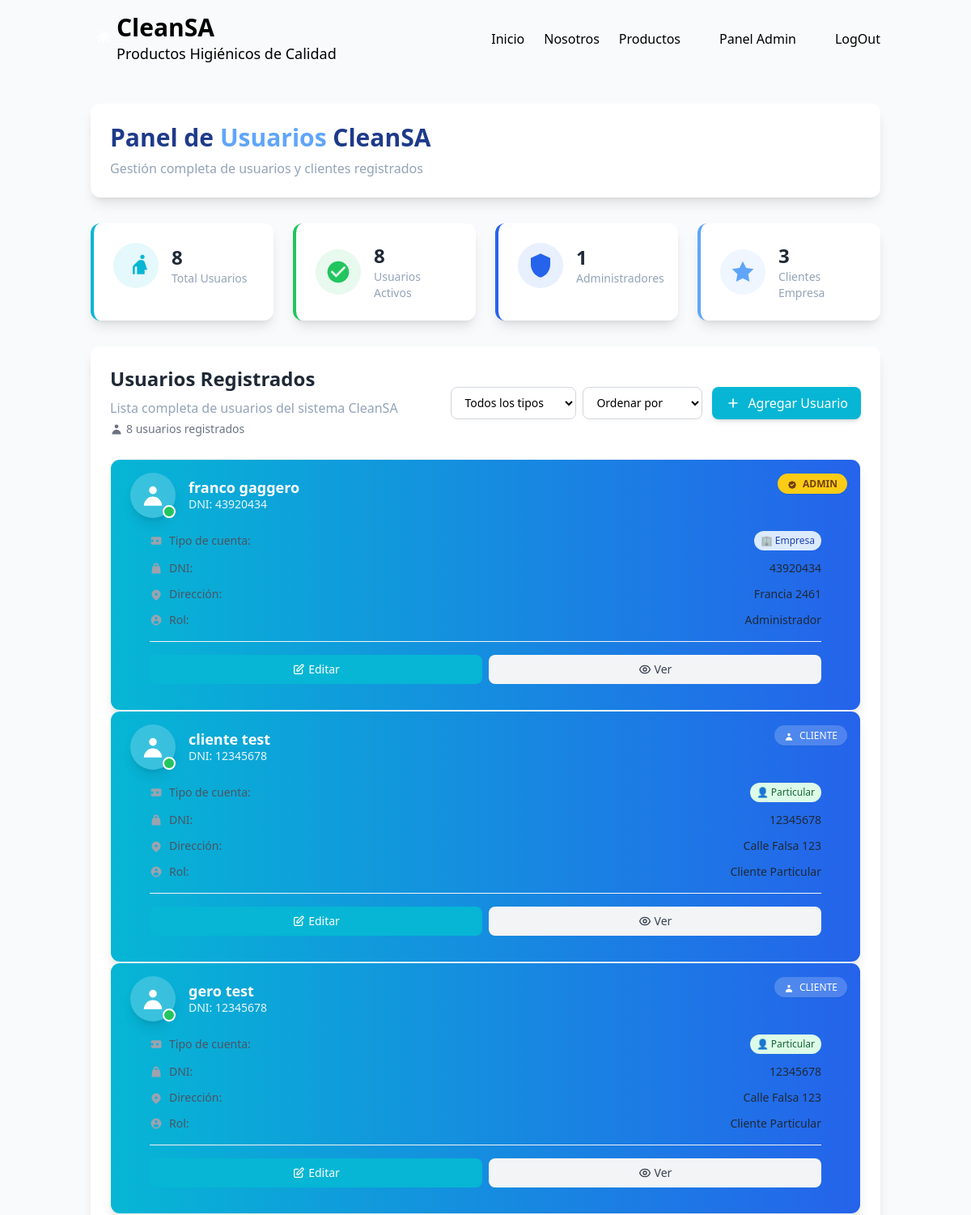
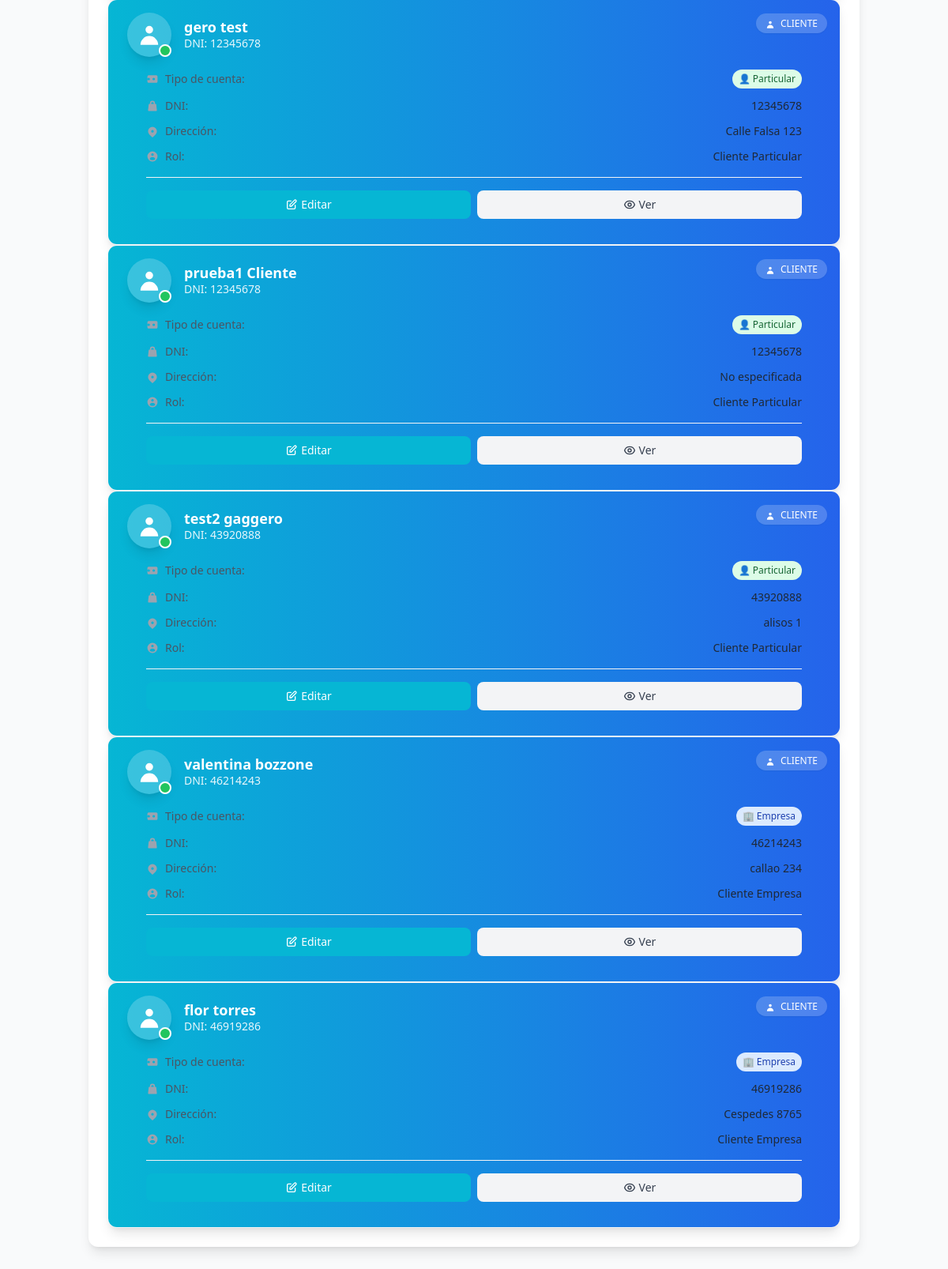
/admin/users/panel (signed in), run on the app's committed database (2 pictures, top to bottom).
### app/models.py (models this page shows, shortened)
class Usuario (database.Model, UserMixin):
    __tablename__ = 'usuarios'
    id = database.Column(database.Integer, primary_key=True)
    nombre = database.Column(database.String(100), nullable=False)
    apellido = database.Column(database.String(100), nullable=False)
    password = database.Column(database.String(200), nullable=False)
    dni = database.Column(database.Integer, nullable=False)
    direccion = database.Column(database.String(100), nullable=False)
    fk_tipousuario = database.Column(database.Integer,database.ForeignKey('tipousuarios.id'), nullable=False)
    tipo = database.Column(database.Boolean, nullable=False)
    tipo_usuario = database.relationship('TipoUsuario', backref='usuarios')
    """"Verificación de tipo de usuario"""
    @property
    def es_admin(self):
        return self.fk_tipousuario == 1
    @property
    def es_empresa(self):
        return self.tipo == True

### app/blueprints/users.py (the view)
@users_bp.route('/panel')
def panel():
    usuarios = Usuario.query.all()
    return render_template('panel_usuarios.html', usuarios=usuarios)

### app/templates/panel_usuarios.html (shortened to what this page needs)
    <!DOCTYPE html>
<html lang="es">
<head>
    <script src="https://cdn.tailwindcss.com"></script>
</head>
<body class="bg-smoke-white min-h-screen">
    {% include 'components/nav.html' %}
    <main class="container mx-auto px-6 py-8">
        <div class="bg-white rounded-xl shadow-lg p-6 mb-8">
            <div class="flex flex-col md:flex-row md:items-center md:justify-between">
                <div>
                    <h1 class="text-3xl font-bold text-dark-teal mb-2">Panel de <span class="text-light-blue">Usuarios</span> CleanSA</h1>
                    <p class="text-soft-gray">Gestión completa de usuarios y clientes registrados</p>
                </div>
            </div>
        </div>
        <div class="grid grid-cols-1 md:grid-cols-4 gap-6 mb-8">
            <div class="bg-white rounded-xl shadow-lg p-6 border-l-4 border-light-teal">
                <div class="flex items-center">
                    <div class="bg-light-teal bg-opacity-10 rounded-full p-3 mr-4">
                        <svg class="w-8 h-8 text-light-teal" fill="currentColor" viewBox="0 0 24 24">
                            <path d="M16 4c0-1.11.89-2 2-2s2 .89 2 2-.89 2-2 2-2-.89-2-2zm4 18v-6h2.5l-2.54-7.63A2.996 2.996 0 0 0 17.05 7H16c-.8 0-1.54.31-2.1.83l-3.88 3.88C9.43 12.3 9 13.1 9 14v6h2v-6c0-.55.45-1 1-1h1v7h7z"/>
                        </svg>
                    </div>
                    <div>
                        <h3 class="text-2xl font-bold text-gray-800">{{ usuarios|length if usuarios else 0 }}</h3>
                        <p class="text-soft-gray text-sm">Total Usuarios</p>
                    </div>
                </div>
            </div>
            <div class="bg-white rounded-xl shadow-lg p-6 border-l-4 border-warm-green">
                <div class="flex items-center">
                    <div class="bg-warm-green bg-opacity-10 rounded-full p-3 mr-4">
                        <svg class="w-8 h-8 text-warm-green" fill="currentColor" viewBox="0 0 24 24">
                            <path d="M12 2C6.48 2 2 6.48 2 12s4.48 10 10 10 10-4.48 10-10S17.52 2 12 2zm-2 15l-5-5 1.41-1.41L10 14.17l7.59-7.59L19 8l-9 9z"/>
                        </svg>
                    </div>
                    <div>
                        <h3 class="text-2xl font-bold text-gray-800">{{ usuarios|length if usuarios else 0 }}</h3>
                        <p class="text-soft-gray text-sm">Usuarios Activos</p>
                    </div>
                </div>
            </div>
            <div class="bg-white rounded-xl shadow-lg p-6 border-l-4 border-pro-blue">
                <div class="flex items-center">
                    <div class="bg-pro-blue bg-opacity-10 rounded-full p-3 mr-4">
                        <svg class="w-8 h-8 text-pro-blue" fill="currentColor" viewBox="0 0 24 24">
                            <path d="M12 1L3 5v6c0 5.55 3.84 10.74 9 12 5.16-1.26 9-6.45 9-12V5l-9-4z"/>
                        </svg>
                    </div>
                    <div>
                        <h3 class="text-2xl font-bold text-gray-800">
                            {% set admin_count = usuarios|selectattr('es_admin')|list|length if usuarios else 0 %}
                            {{ admin_count }}
                        </h3>
                        <p class="text-soft-gray text-sm">Administradores</p>
                    </div>
                </div>
            </div>
            <div class="bg-white rounded-xl shadow-lg p-6 border-l-4 border-light-blue">
                <div class="flex items-center">
                    <div class="bg-light-blue bg-opacity-10 rounded-full p-3 mr-4">
                        <svg class="w-8 h-8 text-light-blue" fill="currentColor" viewBox="0 0 24 24">
                            <path d="M12 2l3.09 6.26L22 9.27l-5 4.87 1.18 6.88L12 17.77l-6.18 3.25L7 14.14 2 9.27l6.91-1.01L12 2z"/>
                        </svg>
                    </div>
                    <div>
                        <h3 class="text-2xl font-bold text-gray-800">
                            {% set empresa_count = usuarios|selectattr('es_empresa')|list|length if usuarios else 0 %}
                            {{ empresa_count }}
                        </h3>
                        <p class="text-soft-gray text-sm">Clientes Empresa</p>
                    </div>
                </div>
            </div>
        </div>
        <div class="bg-white rounded-xl shadow-lg p-6">
            <div class="flex flex-col md:flex-row md:items-center md:justify-between mb-6">
                <div>
                    <h2 class="text-2xl font-bold text-gray-800 mb-2">Usuarios Registrados</h2>
                    <p class="text-soft-gray">Lista completa de usuarios del sistema CleanSA</p>
                    <p class="text-sm text-gray-500 mt-1">
                        <span class="inline-flex items-center">
                            <svg class="w-4 h-4 mr-1" fill="currentColor" viewBox="0 0 20 20">
                                <path fill-rule="evenodd" d="M10 9a3 3 0 100-6 3 3 0 000 6zm-7 9a7 7 0 1114 0H3z" clip-rule="evenodd"/>
                            </svg>
                            {{ usuarios|length if usuarios else 0 }} usuario{{ 's' if usuarios and usuarios|length != 1 else '' }} registrado{{ 's' if usuarios and usuarios|length != 1 else '' }}
                        </span>
                    </p>
                </div>
                <div class="mt-4 md:mt-0 flex flex-col sm:flex-row gap-3">
                    {% if usuarios and usuarios|length > 0 %}
                    <div class="flex gap-2">
                        <select class="bg-white border border-gray-300 rounded-lg px-3 py-2 text-sm focus:ring-2 focus:ring-pro-blue focus:border-pro-blue">
                            <option value="">Todos los tipos</option>
                        </select>
                        <select class="bg-white border border-gray-300 rounded-lg px-3 py-2 text-sm focus:ring-2 focus:ring-pro-blue focus:border-pro-blue">
                            <option value="">Ordenar por</option>
                        </select>
                    </div>
                    {% endif %}
                    <button class="bg-light-teal hover:bg-pro-blue text-white font-medium py-2 px-4 rounded-lg transition-colors duration-200 flex items-center shadow-md hover:shadow-lg whitespace-nowrap">
                        <svg class="w-5 h-5 mr-2" fill="none" stroke="currentColor" viewBox="0 0 24 24">
                            <path stroke-linecap="round" stroke-linejoin="round" stroke-width="2" d="M12 6v6m0 0v6m0-6h6m-6 0H6"/>
                        </svg>
                        Agregar Usuario
                    </button>
                </div>
            </div>
            {% if usuarios and usuarios|length > 0 %}
                <div class="users-grid">
                    {% for usuario in usuarios %}
                        <div class="user-card">
                            {% include 'components/usuario.html' %}
                        </div>
                    {% endfor %}
                </div>
            {% endif %}
        </div>
    </main>
</body>
</html>

### app/templates/components/usuario.html (shortened to what this page needs)
<div class="w-full bg-white rounded-xl shadow-lg hover:shadow-xl transition-all duration-300 border border-gray-100 overflow-hidden group h-full flex flex-col">
    <div class="bg-gradient-to-r from-light-teal to-pro-blue px-6 py-4 relative">
        <div class="flex items-center">
            <div class="relative">
                <div class="w-14 h-14 rounded-full bg-white bg-opacity-20 border-3 border-white shadow-lg flex items-center justify-center">
                    <svg class="w-8 h-8 text-white" fill="currentColor" viewBox="0 0 20 20">
                        <path fill-rule="evenodd" d="M10 9a3 3 0 100-6 3 3 0 000 6zm-7 9a7 7 0 1114 0H3z" clip-rule="evenodd"/>
                    </svg>
                </div>
                <div class="absolute bottom-0 right-0 w-4 h-4 bg-warm-green rounded-full border-2 border-white"></div>
            </div>
            <div class="ml-4 flex-1">
                <h3 class="text-lg font-bold text-white leading-tight">{{ usuario.nombre }} {{ usuario.apellido }}</h3>
                <p class="text-white text-sm opacity-90">DNI: {{ usuario.dni }}</p>
            </div>
        </div>
        <div class="absolute top-4 right-4">
            {% if usuario.es_admin %}
                <span class="bg-yellow-400 text-yellow-900 px-3 py-1 rounded-full text-xs font-bold shadow-sm">
                    ADMIN
                </span>
            {% else %}
                <span class="bg-white bg-opacity-20 text-white px-3 py-1 rounded-full text-xs font-medium shadow-sm backdrop-blur-sm">
                    <svg class="w-3 h-3 inline mr-1" fill="currentColor" viewBox="0 0 20 20">
                        <path fill-rule="evenodd" d="M10 9a3 3 0 100-6 3 3 0 000 6zm-7 9a7 7 0 1114 0H3z" clip-rule="evenodd"/>
                    </svg>
                    CLIENTE
                </span>
            {% endif %}
    </div>
    <div class="px-6 py-4 flex-1 flex flex-col">
        <div class="space-y-3 mb-4 flex-1">
            <div class="flex items-center justify-between">
                <div class="flex items-center">
                    <svg class="w-4 h-4 text-gray-400 mr-2" fill="currentColor" viewBox="0 0 20 20">
                        <path fill-rule="evenodd" d="M4 4a2 2 0 00-2 2v8a2 2 0 002 2h12a2 2 0 002-2V6a2 2 0 00-2-2H4zm2 6a2 2 0 11-4 0 2 2 0 014 0zm8 0a2 2 0 11-4 0 2 2 0 014 0z" clip-rule="evenodd"/>
                    </svg>
                    <span class="text-sm text-gray-600">Tipo de cuenta:</span>
                </div>
                {% if usuario.es_empresa %}
                    <span class="bg-blue-100 text-blue-800 px-2 py-1 rounded-full text-xs font-medium">
                        🏢 Empresa
                    </span>
                {% else %}
                    <span class="bg-green-100 text-green-800 px-2 py-1 rounded-full text-xs font-medium">
                        👤 Particular
                    </span>
                {% endif %}
            </div>
            <div class="flex items-center justify-between">
                <div class="flex items-center">
                    <svg class="w-4 h-4 text-gray-400 mr-2" fill="currentColor" viewBox="0 0 20 20">
                        <path fill-rule="evenodd" d="M10 2a4 4 0 00-4 4v1H5a1 1 0 00-.994.89l-1 9A1 1 0 004 18h12a1 1 0 00.994-1.11l-1-9A1 1 0 0015 7h-1V6a4 4 0 00-4-4zM8 6a2 2 0 114 0v1H8V6z" clip-rule="evenodd"/>
                    </svg>
                    <span class="text-sm text-gray-600">DNI:</span>
                </div>
                <span class="text-sm font-medium text-gray-800">{{ usuario.dni }}</span>
            </div>
            <div class="flex items-start justify-between">
                <div class="flex items-center">
                    <svg class="w-4 h-4 text-gray-400 mr-2 mt-0.5" fill="currentColor" viewBox="0 0 20 20">
                        <path fill-rule="evenodd" d="M5.05 4.05a7 7 0 119.9 9.9L10 18.9l-4.95-4.95a7 7 0 010-9.9zM10 11a2 2 0 100-4 2 2 0 000 4z" clip-rule="evenodd"/>
                    </svg>
                    <span class="text-sm text-gray-600">Dirección:</span>
                </div>
                <span class="text-sm font-medium text-gray-800 text-right flex-1 ml-2">{{ usuario.direccion }}</span>
            </div>
            <div class="flex items-center justify-between">
                <div class="flex items-center">
                    <svg class="w-4 h-4 text-gray-400 mr-2" fill="currentColor" viewBox="0 0 20 20">
                        <path fill-rule="evenodd" d="M18 10a8 8 0 11-16 0 8 8 0 0116 0zm-6-3a2 2 0 11-4 0 2 2 0 014 0zm-2 4a5 5 0 00-4.546 2.916A5.986 5.986 0 0010 16a5.986 5.986 0 004.546-2.084A5 5 0 0010 11z" clip-rule="evenodd"/>
                    </svg>
                    <span class="text-sm text-gray-600">Rol:</span>
                </div>
                <span class="text-sm font-medium text-gray-800">
                    {% if usuario.es_admin %}
                        Administrador
                    {% elif usuario.es_empresa %}
                        Cliente Empresa
                    {% else %}
                        Cliente Particular
                    {% endif %}
                </span>
            </div>
        </div>
        <div class="flex gap-2 pt-4 border-t border-gray-100">
            <a href="{{ url_for('users.edit_user', user_id=usuario.id) }}" class="flex-1 bg-light-teal hover:bg-pro-blue text-white font-medium py-2 px-4 rounded-lg transition-colors duration-200 text-sm flex items-center justify-center">
                <svg class="w-4 h-4 mr-1" fill="none" stroke="currentColor" viewBox="0 0 24 24">
                    <path stroke-linecap="round" stroke-linejoin="round" stroke-width="2" d="M11 5H6a2 2 0 00-2 2v11a2 2 0 002 2h11a2 2 0 002-2v-5m-1.414-9.414a2 2 0 112.828 2.828L11.828 15H9v-2.828l8.586-8.586z"/>
                </svg>
                Editar
            </a>
            <a href="{{ url_for('users.view_user', user_id=usuario.id) }}" class="flex-1 bg-gray-100 hover:bg-gray-200 text-gray-700 font-medium py-2 px-4 rounded-lg transition-colors duration-200 text-sm flex items-center justify-center">
                Ver
            </a>
        </div>
    </div>
</div>

### data on the page
Usuario: nombre "franco", apellido "gaggero", dni "43920434", shows "ADMIN", tipo "🏢 Empresa", direccion "Francia 2461", shows "Administrador"
Usuario: nombre "cliente", apellido "test", dni "12345678", shows "CLIENTE", tipo "👤 Particular", direccion "Calle Falsa 123"
Usuario: nombre "gero", apellido "test", dni "12345678", shows "CLIENTE", tipo "👤 Particular", direccion "Calle Falsa 123"
Usuario: nombre "gero", apellido "test", dni "12345678", shows "CLIENTE", tipo "👤 Particular", direccion "Calle Falsa 123"
Usuario: nombre "prueba1", apellido "Cliente", dni "12345678", shows "CLIENTE", tipo "👤 Particular", direccion "No especificada"
Usuario: nombre "test2", apellido "gaggero", dni "43920888", shows "CLIENTE", tipo "👤 Particular", direccion "alisos 1"
Usuario: nombre "valentina", apellido "bozzone", dni "46214243", shows "CLIENTE", tipo "🏢 Empresa", direccion "callao 234"
Usuario: nombre "flor", apellido "torres", dni "46919286", shows "CLIENTE", tipo "🏢 Empresa", direccion "Cespedes 8765"

### other printed values
{{ usuarios|length if usuarios else 0 }} "8"
{{ admin_count }} "1"
{{ empresa_count }} "3"
{{ 's' if usuarios and usuarios|length != 1 else '' }} "s"
